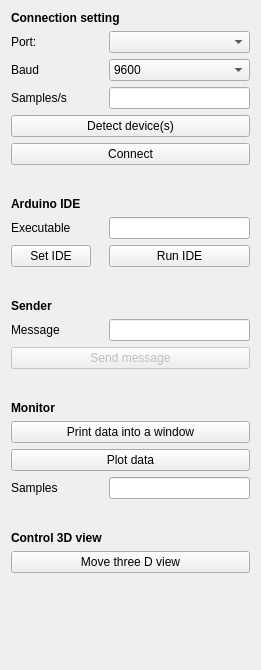
<?xml version="1.0" encoding="UTF-8"?>
<ui version="4.0">
 <class>ArduinoConnect</class>
 <widget class="QWidget" name="ArduinoConnect">
  <property name="geometry">
   <rect>
    <x>0</x>
    <y>0</y>
    <width>261</width>
    <height>670</height>
   </rect>
  </property>
  <layout class="QFormLayout" name="formLayout">
   <item row="1" column="0">
    <widget class="QLabel" name="portLabel">
     <property name="text">
      <string>Port:</string>
     </property>
    </widget>
   </item>
   <item row="1" column="1">
    <widget class="QComboBox" name="portSelectorComboBox"/>
   </item>
   <item row="2" column="0">
    <widget class="QLabel" name="baudLabel">
     <property name="text">
      <string>Baud</string>
     </property>
    </widget>
   </item>
   <item row="2" column="1">
    <widget class="QComboBox" name="baudSelectorComboBox">
     <item>
      <property name="text">
       <string>9600</string>
      </property>
     </item>
     <item>
      <property name="text">
       <string>4800</string>
      </property>
     </item>
    </widget>
   </item>
   <item row="6" column="0" colspan="2">
    <widget class="QPushButton" name="detectDevice">
     <property name="toolTip">
      <string>Detect the device connected</string>
     </property>
     <property name="autoFillBackground">
      <bool>false</bool>
     </property>
     <property name="styleSheet">
      <string notr="true">background-color: grergb(241, 241, 241)y;</string>
     </property>
     <property name="text">
      <string>Detect device(s)</string>
     </property>
     <property name="checkable">
      <bool>false</bool>
     </property>
    </widget>
   </item>
   <item row="7" column="0" colspan="2">
    <widget class="QPushButton" name="connectButton">
     <property name="toolTip">
      <string>Run the algorithm.</string>
     </property>
     <property name="styleSheet">
      <string notr="true">background-color: grergb(241, 241, 241)y;</string>
     </property>
     <property name="text">
      <string>Connect</string>
     </property>
     <property name="checkable">
      <bool>true</bool>
     </property>
    </widget>
   </item>
   <item row="9" column="0" colspan="2">
    <widget class="QLabel" name="IDELabel">
     <property name="font">
      <font>
       <weight>75</weight>
       <bold>true</bold>
      </font>
     </property>
     <property name="text">
      <string>Arduino IDE</string>
     </property>
    </widget>
   </item>
   <item row="10" column="0">
    <widget class="QLabel" name="IDEExeLabel">
     <property name="text">
      <string>Executable</string>
     </property>
    </widget>
   </item>
   <item row="13" column="0">
    <widget class="QPushButton" name="setIDEButton">
     <property name="text">
      <string>Set IDE</string>
     </property>
    </widget>
   </item>
   <item row="13" column="1">
    <widget class="QPushButton" name="runIDEButton">
     <property name="text">
      <string>Run IDE</string>
     </property>
    </widget>
   </item>
   <item row="0" column="0" colspan="2">
    <widget class="QLabel" name="connectionLabel">
     <property name="font">
      <font>
       <weight>75</weight>
       <bold>true</bold>
      </font>
     </property>
     <property name="text">
      <string>Connection setting</string>
     </property>
    </widget>
   </item>
   <item row="8" column="0" colspan="2">
    <spacer name="horizontalSpacer">
     <property name="orientation">
      <enum>Qt::Horizontal</enum>
     </property>
     <property name="sizeHint" stdset="0">
      <size>
       <width>40</width>
       <height>20</height>
      </size>
     </property>
    </spacer>
   </item>
   <item row="10" column="1">
    <widget class="QLineEdit" name="IDEPathText">
     <property name="readOnly">
      <bool>true</bool>
     </property>
    </widget>
   </item>
   <item row="20" column="0">
    <widget class="QLabel" name="label">
     <property name="font">
      <font>
       <weight>75</weight>
       <bold>true</bold>
      </font>
     </property>
     <property name="text">
      <string>Monitor</string>
     </property>
    </widget>
   </item>
   <item row="14" column="0" colspan="2">
    <spacer name="horizontalSpacer2">
     <property name="orientation">
      <enum>Qt::Horizontal</enum>
     </property>
     <property name="sizeHint" stdset="0">
      <size>
       <width>40</width>
       <height>20</height>
      </size>
     </property>
    </spacer>
   </item>
   <item row="21" column="0" colspan="2">
    <widget class="QPushButton" name="monitorButton">
     <property name="text">
      <string>Print data into a window</string>
     </property>
    </widget>
   </item>
   <item row="22" column="0" colspan="2">
    <widget class="QPushButton" name="plotterButton">
     <property name="text">
      <string>Plot data</string>
     </property>
     <property name="checkable">
      <bool>true</bool>
     </property>
    </widget>
   </item>
   <item row="24" column="0">
    <widget class="QLabel" name="labelSamples">
     <property name="text">
      <string>Samples</string>
     </property>
    </widget>
   </item>
   <item row="24" column="1">
    <widget class="QLineEdit" name="samplesToPlotText">
     <property name="layoutDirection">
      <enum>Qt::LeftToRight</enum>
     </property>
     <property name="text">
      <string/>
     </property>
     <property name="alignment">
      <set>Qt::AlignRight|Qt::AlignTrailing|Qt::AlignVCenter</set>
     </property>
    </widget>
   </item>
   <item row="3" column="0">
    <widget class="QLabel" name="labelSamplesPerSecond">
     <property name="text">
      <string>Samples/s</string>
     </property>
    </widget>
   </item>
   <item row="3" column="1">
    <widget class="QLineEdit" name="samplesPerSecondText">
     <property name="alignment">
      <set>Qt::AlignRight|Qt::AlignTrailing|Qt::AlignVCenter</set>
     </property>
    </widget>
   </item>
   <item row="18" column="0" colspan="2">
    <spacer name="horizontalSpacer_2">
     <property name="orientation">
      <enum>Qt::Horizontal</enum>
     </property>
     <property name="sizeHint" stdset="0">
      <size>
       <width>40</width>
       <height>20</height>
      </size>
     </property>
    </spacer>
   </item>
   <item row="15" column="0">
    <widget class="QLabel" name="senderLabel">
     <property name="font">
      <font>
       <weight>75</weight>
       <bold>true</bold>
      </font>
     </property>
     <property name="text">
      <string>Sender</string>
     </property>
    </widget>
   </item>
   <item row="16" column="1">
    <widget class="QLineEdit" name="messageText">
     <property name="alignment">
      <set>Qt::AlignRight|Qt::AlignTrailing|Qt::AlignVCenter</set>
     </property>
    </widget>
   </item>
   <item row="17" column="0" colspan="2">
    <widget class="QPushButton" name="sendButton">
     <property name="enabled">
      <bool>false</bool>
     </property>
     <property name="text">
      <string>Send message</string>
     </property>
    </widget>
   </item>
   <item row="16" column="0">
    <widget class="QLabel" name="label_2">
     <property name="text">
      <string>Message</string>
     </property>
    </widget>
   </item>
   <item row="26" column="0">
    <widget class="QLabel" name="label">
     <property name="font">
      <font>
       <weight>75</weight>
       <bold>true</bold>
      </font>
     </property>
     <property name="text">
      <string>Control 3D view</string>
     </property>
    </widget>
   </item>
   <item row="27" column="0" colspan="2">
    <widget class="QPushButton" name="threeDButton">
     <property name="text">
      <string>Move three D view</string>
     </property>
    </widget>
   </item>
   <item row="25" column="0" colspan="2">
    <spacer name="horizontalSpacer_3">
     <property name="orientation">
      <enum>Qt::Horizontal</enum>
     </property>
     <property name="sizeHint" stdset="0">
      <size>
       <width>40</width>
       <height>20</height>
      </size>
     </property>
    </spacer>
   </item>
  </layout>
 </widget>
 <resources/>
 <connections/>
</ui>
